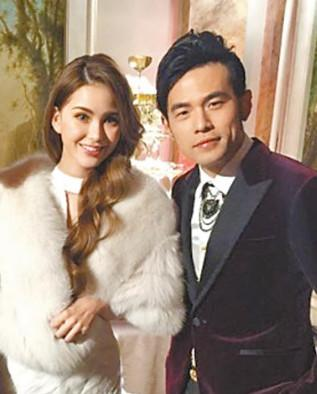
#> input picture facescore/jay.jpg, 317 x 394 px; its folder holds only this picture in this run
$ python -i porn_image_classifier_ml.py   (imports and definitions only)
#> lines starting #> are read from the running program, lines starting #| are printed output that depends on the picture; after the words box and inside, x2 and y2 are one past the last pixel; in counts of white or black regions, pixels touching at a corner belong together
"""
a porn image detector based on machine learning and skin color model
"""
import os

import numpy as np
import skimage.color
import skimage.filters
from PIL import Image
from skimage import data
from skimage import io, transform
from skimage.feature import hog
from skimage.feature import local_binary_pattern
from sklearn.ensemble import RandomForestClassifier
from sklearn.externals import joblib
from sklearn.linear_model import LogisticRegression

BASE_DIR = '/media/lucasx/Document/DataSet/CV/TrainAndTestPornImages'


def get_skin_area(image_filepath):
#> called with image_filepath = '../facescore/jay.jpg'
    image = io.imread(image_filepath)
#> image is the input picture: shape (394, 317, 3); mean R, G, B 156.2, 137.1, 121.4
    hsv_img = skimage.color.rgb2hsv(image)
#> hsv_img: shape (394, 317, 3) float64; mean of channels 0, 1, 2 0.272, 0.243, 0.614
    gray_img = skimage.color.rgb2gray(image)
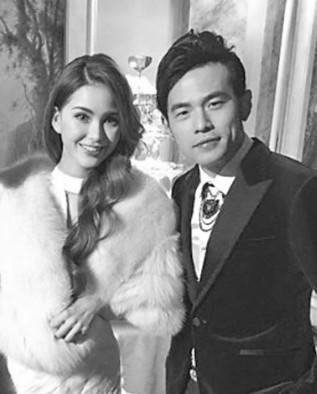
#> gray_img: shape (394, 317) float64; min 0.0253, max 1, mean 0.549

    print(hsv_img[:, :, 0])
#> (printed output is left out)

    thresh = skimage.filters.threshold_otsu(gray_img)
#> thresh = 0.537
    dst = (gray_img <= thresh) * 1.0
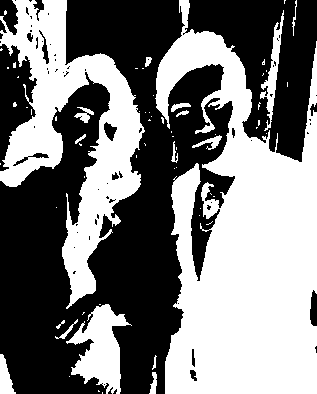
#> dst: shape (394, 317) float64; values 0 (black) and 1 (white), 48% white; 66 white regions (49 under 20 px), largest, box (x1, y1, x2, y2) and area: (155, 0, 317, 394) 38150, (0, 0, 145, 309) 16613, (66, 304, 132, 394) 2888
    io.imsave('./image.jpg', dst)


# [185 lines left out: functions get_skin_ratio, HOG, LBP, batch_rename, remove_abnomal_images, detect_image and 3 more, not called in this run]


# [3 lines not run here, left out]
    # [11 lines of commented-out code are left out]

>>> result = get_skin_area('../facescore/jay.jpg')

$ run again, on facescore/talor.jpg
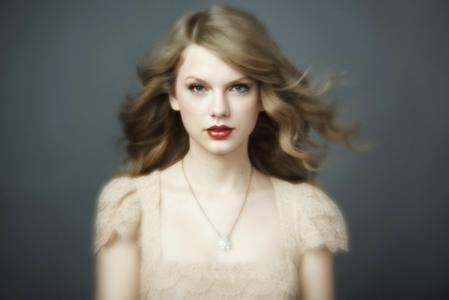
#> input picture facescore/talor.jpg, 449 x 300 px
#> in get_skin_area, image is the input picture: shape (300, 449, 3); mean R, G, B 110.3, 110.6, 103.8
#> hsv_img: shape (300, 449, 3) float64; mean of channels 0, 1, 2 0.339, 0.188, 0.459
#> in get_skin_area, `gray_img = skimage.color.rgb2gray(image)`:
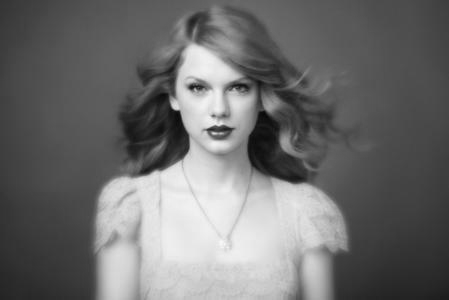
#> gray_img: shape (300, 449) float64; min 0.0288, max 0.971, mean 0.432
#> (printed output is left out)
#> thresh = 0.549
#> in get_skin_area, `dst = (gray_img <= thresh) * 1.0`:
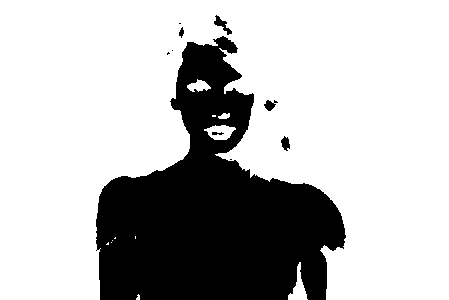
#> dst: shape (300, 449) float64; values 0 (black) and 1 (white), 73.5% white; 10 black regions (4 under 20 px), largest, box (x1, y1, x2, y2) and area: (96, 36, 346, 300) 35354, (214, 15, 232, 35) 124, (281, 136, 290, 151) 87, (264, 100, 278, 111) 86, (179, 27, 184, 38) 33, (212, 132, 224, 135) 26

$ run again, on facescore/xulu.jpg
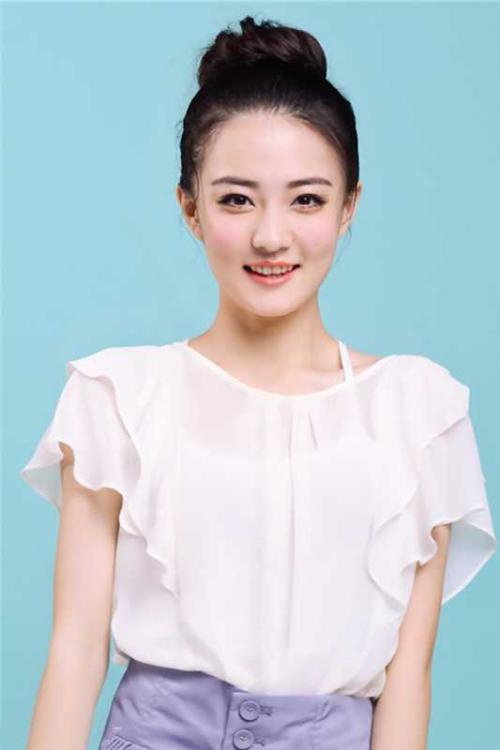
#> input picture facescore/xulu.jpg, 500 x 750 px
#> in get_skin_area, image is the input picture: shape (750, 500, 3); mean R, G, B 187.4, 201.7, 209.4
#> hsv_img: shape (750, 500, 3) float64; mean of channels 0, 1, 2 0.557, 0.202, 0.857
#> in get_skin_area, `gray_img = skimage.color.rgb2gray(image)`:
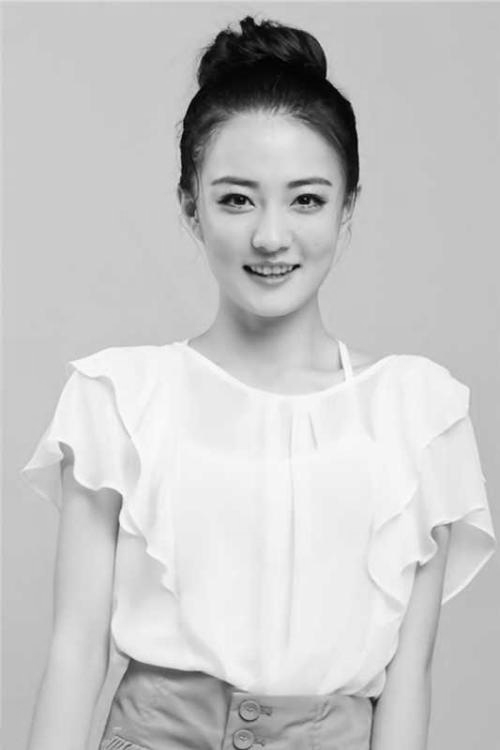
#> gray_img: shape (750, 500) float64; min 0.000833, max 0.997, mean 0.781
#> (printed output is left out)
#> thresh = 0.516
#> in get_skin_area, `dst = (gray_img <= thresh) * 1.0`:
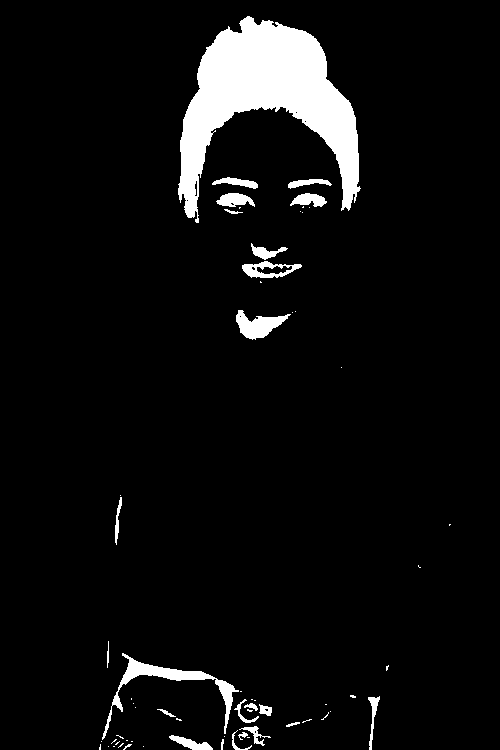
#> dst: shape (750, 500) float64; values 0 (black) and 1 (white), 5.9% white; 63 white regions (40 under 20 px), largest, box (x1, y1, x2, y2) and area: (178, 16, 361, 223) 16162, (102, 653, 239, 740) 1620, (236, 310, 291, 340) 820
